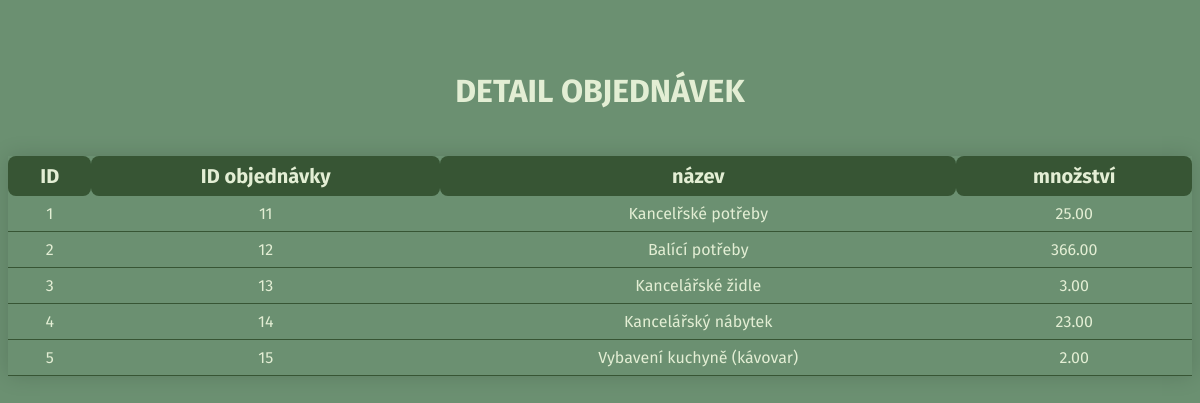
Page /order_detail.php on the committed database.
### tables this page shows
CREATE TABLE `order_items` (
  `id` int(11) NOT NULL,
  `order_id` int(11) NOT NULL,
  `name` varchar(255) NOT NULL,
  `amount` decimal(10,2) NOT NULL
);

### order_detail.php (the view, shortened to what this page needs)
<!DOCTYPE html>
<html lang="cs">
<head>
    <link rel="stylesheet" href="styles.css">
</head>
<body>
<div class="container">
        <h2> DETAIL OBJEDNÁVEK </h2>
        <br>
        <table class="table">
            <thead>
                <tr>
                    <th>ID</th>
                    <th>ID objednávky</th>
                    <th>název</th>
                    <th>množství</th>
                </tr>
            </thead>
            <tbody>
    <?php
    $servername = "localhost";
    $username = "root";
    $password = "";
    $dbname = "order_list";
    $connection = new mysqli($servername, $username, $password, $dbname);
    $sql = "SELECT * FROM order_items ORDER BY id ASC";
    $result = $connection->query($sql);
    $counter = 1;
    while ($row = $result->fetch_assoc()) {
        echo "
        <tr>
        <td>{$counter}</td>
        <td>{$row['order_id']}</td>
        <td>{$row['name']}</td>
        <td>{$row['amount']}</td>
        </tr>
        ";
        $counter++;
    }
    ?>
</body>
</html>

### styles.css (style rules this page uses)
:root { --background-color: #6B9071; --primary-color: #375534; --secondary-color: #AEC3B0; --text-color: #E3EED4; --delete-color: #ce4646; --red-color: #d77777; }
* { font-family: Fira sans, sans-serif; ; }
body { background-color: var(--background-color); color: var(--text-color); }
.container { display: flex; flex-direction: column; margin-top: -200px; align-items: center; justify-content: center; height: 100vh; }
.table { width: 100%; border-collapse: collapse; margin-top: 2rem; text-align: center; margin:0 auto; box-shadow: 0 0 20px rgba(0, 0, 0, 0.15); }
.table th { background-color: var(--primary-color); color: var(--text-color); font-size: 20px; padding: 0.5rem; border-radius: 8px; }
.table td { color: var(--text-color); padding: 0.5rem; border-bottom: 1px solid var(--primary-color ); }
.container h2 { font-size: 2rem; margin-top: 2rem; }

### rows in the picture
order_items: order "11", name "Kancelřské potřeby", amount "25.00"
order_items: order "12", name "Balící potřeby", amount "366.00"
order_items: order "13", name "Kancelářské židle", amount "3.00"
order_items: order "14", name "Kancelářský nábytek", amount "23.00"
order_items: order "15", name "Vybavení kuchyně (kávovar)", amount "2.00"
